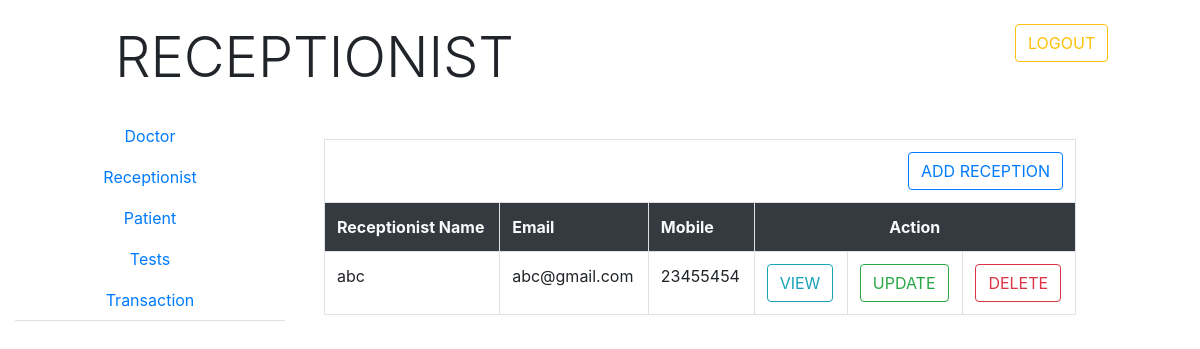
The page /recp.php on the database its author committed.
### tables this page shows
CREATE TABLE IF NOT EXISTS `reception` (
  `rid` int(8) NOT NULL AUTO_INCREMENT,
  `name` varchar(40) NOT NULL,
  `email` varchar(50) NOT NULL,
  `mob` varchar(10) NOT NULL,
  `qly` varchar(40) NOT NULL,
  `exp` varchar(40) NOT NULL,
  `pswd` varchar(20) NOT NULL DEFAULT '12345',
  PRIMARY KEY (`rid`)
);

### operation.php (called while the page is built, shortened)
    <?php
class operation
{
public $con;
function __construct()
{
	$this->con=new mysqli(host,username,password,database);
}
function selectall($sql)
{
	$x=$this->con->query($sql);
	return $x;
}
}
 ?>

### recp.php (the view, shortened to what this page needs)
<!DOCTYPE html>
<html>
<head>
<?php include("externalfiles.php") ?>
</head>
<body>
<div class="container-fluid mt-4">
	<div class="row">
		<div class="col-md-1"></div>
				<div class="col-md-9 display-4 ">RECEPTIONIST</div>
		<div class="col-md-2">
			<form action="logout.php"><button class="btn btn-outline-warning">LOGOUT</button></form>
		</div>
	</div>
</div>
<div class="container-fluid mt-4">
	<div class="row">
		<div class="col-md-3">
			<ul class="nav nav-tabs flex-column text-center">
<li class="nav-item"><a href="doc.php" class="nav-link">Doctor</a></li>
<li class="nav-item"><a href="recp.php"class="nav-link">Receptionist</a></li>
<li class="nav-item"><a href="pat.php" class="nav-link">Patient</a></li>
<li class="nav-item"><a href="test.php" class="nav-link">Tests</a></li>
<li class="nav-item"><a href="transaction.php" class="nav-link">Transaction</a></li>
		</ul>
		</div>
<div class="col-md-8 p-4">
<table class="table table-hover table-bordered">
	<tr><td colspan="8"class="text-right"><a href="addrecp.php"><button class="btn btn-outline-primary">ADD RECEPTION</button></a></td></tr>
	<tr class="bg-dark text-light"><th>Receptionist Name</th><th>Email</th><th>Mobile</th><th colspan="3" class="text-center">Action</th>
	</tr>
	<?php
include("operation.php");
$obj=new operation();
$sql="select * from reception";
$x=$obj->selectall($sql);
while($r=$x->fetch_assoc())
{
?>
<tr><td><?php echo $r['name'] ?></td>
<td><?php echo $r['email'] ?></td><td><?php echo $r['mob'] ?></td>
<td><form action="viewrecp.php" method="post"><button type="submit" name="id" value="<?php echo $r['rid'] ?>"class="btn btn-outline-info">VIEW</button></form></td>
<td><form action="updaterecp.php" method="post"><button type="submit" name="id" value="<?php echo $r['rid'] ?>"class="btn btn-outline-success">UPDATE</button></form></td>
<td><form action="deleterecp.php" method="post"><button type="submit" name="id" value="<?php echo $r['rid'] ?>"class="btn btn-outline-danger">DELETE</button></form></td>
</tr>
<?php
}	 ?>
</table>
			</div>
			<div class="col-md-1"></div>
	</div>
</div>
</body>
</html>

### rows shown on the page
reception: name "abc", email "abc@gmail.com", mob "23455454", $r['rid'] 1 (drawn)
